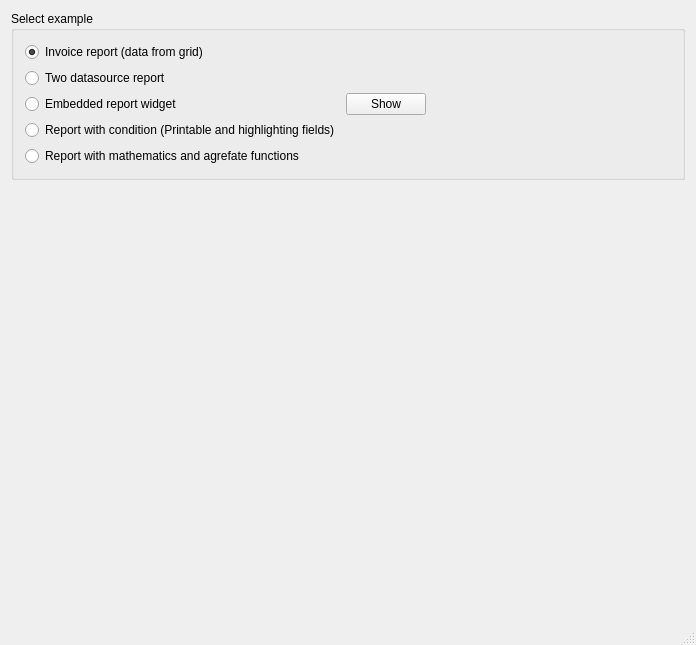
<?xml version="1.0" encoding="UTF-8"?>
<ui version="4.0">
 <class>MainWindow</class>
 <widget class="QMainWindow" name="MainWindow">
  <property name="geometry">
   <rect>
    <x>0</x>
    <y>0</y>
    <width>696</width>
    <height>645</height>
   </rect>
  </property>
  <property name="windowTitle">
   <string>QtRPT examples</string>
  </property>
  <widget class="QWidget" name="centralWidget">
   <layout class="QVBoxLayout" name="verticalLayout">
    <item>
     <widget class="QGroupBox" name="groupBox">
      <property name="title">
       <string>Select example</string>
      </property>
      <layout class="QHBoxLayout" name="horizontalLayout_4">
       <item>
        <layout class="QVBoxLayout" name="verticalLayout_2">
         <item>
          <widget class="QRadioButton" name="rBtn1">
           <property name="text">
            <string>Invoice report (data from grid)</string>
           </property>
           <property name="checked">
            <bool>true</bool>
           </property>
          </widget>
         </item>
         <item>
          <widget class="QRadioButton" name="rBtn2">
           <property name="text">
            <string>Two datasource report</string>
           </property>
          </widget>
         </item>
         <item>
          <widget class="QRadioButton" name="rBtn3">
           <property name="text">
            <string>Embedded report widget</string>
           </property>
          </widget>
         </item>
         <item>
          <widget class="QRadioButton" name="rBtn4">
           <property name="text">
            <string>Report with condition (Printable and highlighting fields)</string>
           </property>
          </widget>
         </item>
         <item>
          <widget class="QRadioButton" name="rBtn5">
           <property name="text">
            <string>Report with mathematics and agrefate functions</string>
           </property>
          </widget>
         </item>
        </layout>
       </item>
       <item>
        <widget class="QPushButton" name="btnShow">
         <property name="text">
          <string>Show</string>
         </property>
        </widget>
       </item>
       <item>
        <spacer name="horizontalSpacer_3">
         <property name="orientation">
          <enum>Qt::Horizontal</enum>
         </property>
         <property name="sizeHint" stdset="0">
          <size>
           <width>40</width>
           <height>20</height>
          </size>
         </property>
        </spacer>
       </item>
      </layout>
     </widget>
    </item>
    <item>
     <spacer name="verticalSpacer">
      <property name="orientation">
       <enum>Qt::Vertical</enum>
      </property>
      <property name="sizeHint" stdset="0">
       <size>
        <width>20</width>
        <height>40</height>
       </size>
      </property>
     </spacer>
    </item>
   </layout>
  </widget>
  <widget class="QMenuBar" name="menuBar">
   <property name="geometry">
    <rect>
     <x>0</x>
     <y>0</y>
     <width>696</width>
     <height>21</height>
    </rect>
   </property>
  </widget>
  <widget class="QStatusBar" name="statusBar"/>
  <action name="actionPrint">
   <property name="checkable">
    <bool>false</bool>
   </property>
   <property name="checked">
    <bool>false</bool>
   </property>
   <property name="enabled">
    <bool>true</bool>
   </property>
   <property name="text">
    <string>Print</string>
   </property>
  </action>
 </widget>
 <layoutdefault spacing="6" margin="11"/>
 <resources/>
 <connections/>
</ui>
